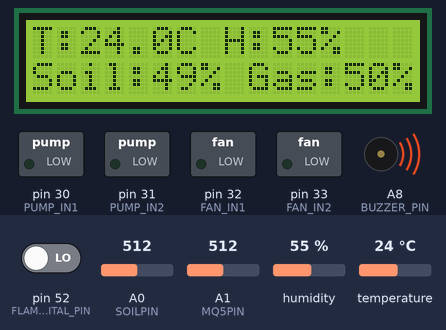
This sketch was run on a simulated Arduino Mega 2560, built with avr-gcc and run on an emulated ATmega2560. Parts: 16×2 character LCD, switched loads named in the sketch (green lamp = pin HIGH), buzzer (waves = sounding, pin HIGH). The inputs (shaded band) are chosen by the test bench; at power-on: A0 (SOILPIN) = 512, temperature 24 °C, A1 (MQ5PIN) = 512, pin 52 (FLAME_DIGITAL_PIN) LOW, humidity 55 %. What the sketch prints to the serial monitor is not drawn.

Above: at 1.6 s.
1.7 s: A0 (SOILPIN) set to 706
At 2.6 s:
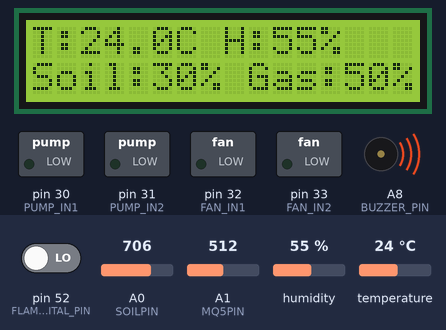
3.5 s: A0 (SOILPIN) set to 732
At 5.0 s:
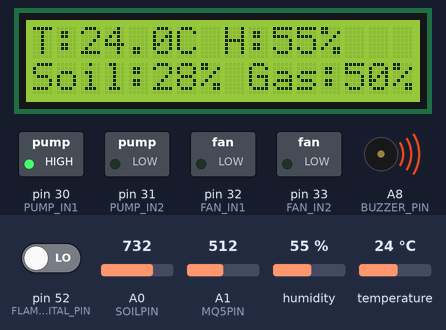
5.5 s: temperature set to 29 °C
At 8.2 s:
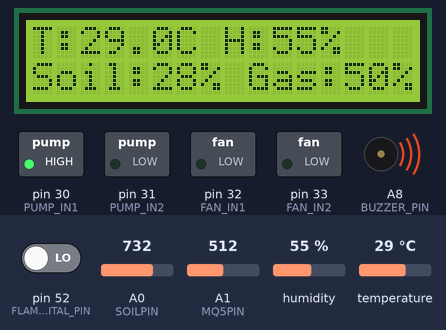
8.5 s: temperature set to 32 °C
At 10.8 s:
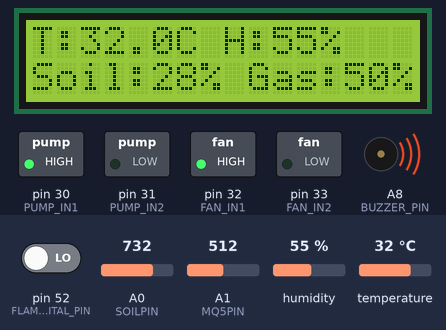
11.5 s: A1 (MQ5PIN) set to 422
At 12.7 s:
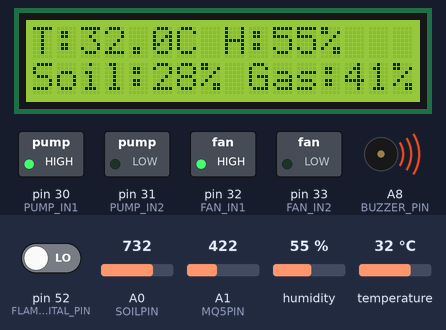
13.5 s: A1 (MQ5PIN) set to 397
At 15.3 s:
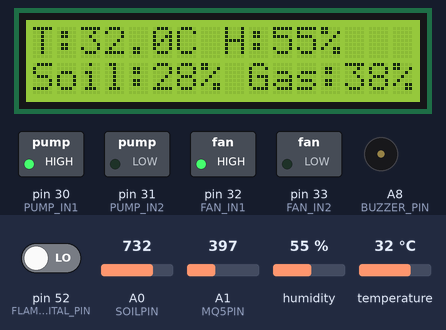
Timing chart, 0 to 16.5 s (numbered marks = the images above; inputs shaded):
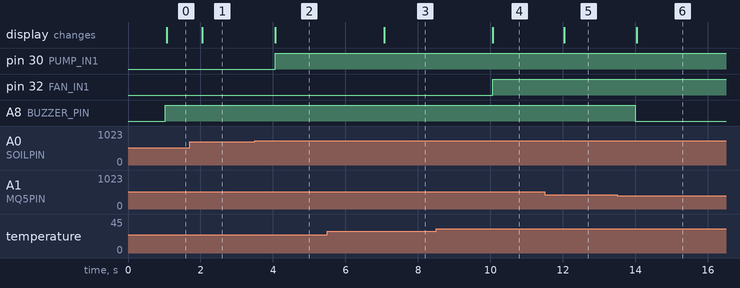

Measured:
- the behaviour switches between 716 and 717 on A0 (SOILPIN) (found by bisection; images 1 and 2)
- the behaviour switches between 30 and 31 °C on temperature (found by bisection; images 3 and 4)
- the behaviour switches between 410 and 409 on A1 (MQ5PIN) (found by bisection; images 5 and 6)
- after the input at 1.7 s, the display: changes after 0.34 s (image 1)
- after the input at 3.5 s, pin 30 (PUMP_IN1): LOW → HIGH after 0.57 s; the display: changes after 0.57 s (image 2)
- after the input at 5.5 s, the display: changes after 1.6 s (image 3)
- after the input at 8.5 s, pin 32 (FAN_IN1): LOW → HIGH after 1.6 s; the display: changes after 1.6 s (image 4)
- after the input at 11.5 s, the display: changes after 0.54 s (image 5)
- after the input at 13.5 s, A8 (BUZZER_PIN): HIGH → LOW after 0.50 s; the display: changes after 0.54 s (image 6)

The sketch:

code.ino
```cpp
#include <DHT.h>
#include <Wire.h>
#include <LiquidCrystal_I2C.h>


#define DHTPIN A2
#define DHTTYPE DHT11
#define SOILPIN A0
#define MQ5PIN  A1
#define FLAME_DIGITAL_PIN 52
#define BUZZER_PIN A8
#define GAS_THRESHOLD 40   // Fixed demo threshold
#define PUMP_IN1  30
#define PUMP_IN2  31

#define FAN_IN1   32
#define FAN_IN2   33

#define SOIL_DRY_THRESHOLD 30   // %
#define TEMP_THRESHOLD     30   // °C


// #define FLAME_ANALOG_PIN  A2


DHT dht(DHTPIN, DHTTYPE);
LiquidCrystal_I2C lcd(0x27, 16, 2);

float temperature = 0;
float humidity = 0;
int soilMoisture = 0;
int gasLevel = 0;

int flameDetected = 0;     // 0 = no fire, 1 = fire
// int flameIntensity = 0;   // 0–100 %


unsigned long lastReadTime = 0;
const unsigned long READ_INTERVAL = 1000;

void setup() {
  Serial.begin(9600);        // Debug
  Serial1.begin(9600);       // HC-05

  dht.begin();

  lcd.init();
  lcd.backlight();
  lcd.clear();

  pinMode(SOILPIN, INPUT);
  pinMode(MQ5PIN, INPUT);
  pinMode(FLAME_DIGITAL_PIN, INPUT);
  // pinMode(FLAME_ANALOG_PIN, INPUT);
  pinMode(BUZZER_PIN, OUTPUT);
  pinMode(PUMP_IN1, OUTPUT);
  pinMode(PUMP_IN2, OUTPUT);
  pinMode(FAN_IN1, OUTPUT);
  pinMode(FAN_IN2, OUTPUT);

  digitalWrite(BUZZER_PIN, LOW);   // buzzer OFF


}


void loop() {
  if (millis() - lastReadTime >= READ_INTERVAL) {
    lastReadTime = millis();

    readDHT();
    readSoil();
    readGas();
    readFlame();
    updateBuzzer();
    updateLCD();
    sendBluetoothData();
    controlPump();
    controlFan();

  }
}

// Temperature and humidity reading function
void readDHT() {
  humidity = dht.readHumidity();
  temperature = dht.readTemperature();

  if (isnan(humidity) || isnan(temperature)) {
    Serial.println("DHT read failed");
  }
}

// Soil moisture readings
void readSoil() {
  int raw = analogRead(SOILPIN);
  soilMoisture = map(raw, 1023, 0, 0, 100);
  Serial.print(soilMoisture);
}

// Gas levels reading
void readGas() {
  int raw = analogRead(MQ5PIN);
  gasLevel = map(raw, 0, 1023, 0, 100);
}

// Lcd display function
void updateLCD() {
  lcd.clear();

  lcd.setCursor(0, 0);
  lcd.print("T:");
  lcd.print(temperature, 1);
  lcd.print("C H:");
  lcd.print(humidity, 0);
  lcd.print("%");

  lcd.setCursor(0, 1);
  lcd.print("Soil:");
  lcd.print(soilMoisture);
  lcd.print("% Gas:");
  lcd.print(gasLevel);
  lcd.print("% F:");
  lcd.print(flameDetected ? "Y" : "N");
}

// Bluetooth communication code
void sendBluetoothData() {
  String json = "{";
  json += "\"temperature\":" + String(temperature) + ",";
  json += "\"humidity\":" + String(humidity) + ",";
  json += "\"soil\":" + String(soilMoisture) + ",";
  json += "\"gas\":" + String(gasLevel);
  json += "\"flame\":" + String(flameDetected) + ",";
  // json += "\"flame_intensity\":" + String(flameIntensity);

  json += "}";

  Serial1.println(json);
}
// Flames detecting code
void readFlame() {
  // Digital flame detection (MOST IMPORTANT)
  // Most modules: LOW = flame detected
  flameDetected = digitalRead(FLAME_DIGITAL_PIN);

  // Analog flame intensity (optional)
  // int raw = analogRead(FLAME_ANALOG_PIN);
  // flameIntensity = map(raw, 1023, 0, 0, 100);

  // Debug
  if (flameDetected == HIGH) {   // <-- CHANGED HERE
      Serial.println("  -> Flame DETECTED");

    } else {
      Serial.println("  -> No Flame");
    }
  // Serial.print(" | Intensity: ");
  // Serial.print(flameIntensity);
  // Serial.println("%");
}

// Buzzer functioning code
void updateBuzzer() {
  if (flameDetected == 1 || gasLevel >= GAS_THRESHOLD) {
    digitalWrite(BUZZER_PIN, HIGH);
  } else {
    digitalWrite(BUZZER_PIN, LOW);
  }
}

// Pump controlling function
void controlPump() {
  if (soilMoisture < SOIL_DRY_THRESHOLD) {
    digitalWrite(PUMP_IN1, HIGH);
    digitalWrite(PUMP_IN2, LOW);   // Pump ON
  } else {
    digitalWrite(PUMP_IN1, LOW);
    digitalWrite(PUMP_IN2, LOW);   // Pump OFF (coast)
  }
}
void controlFan() {
  if (temperature > TEMP_THRESHOLD) {
    digitalWrite(FAN_IN1, HIGH);
    digitalWrite(FAN_IN2, LOW);    // Fan ON
  } else {
    digitalWrite(FAN_IN1, LOW);
    digitalWrite(FAN_IN2, LOW);    // Fan OFF
  }
}
```
